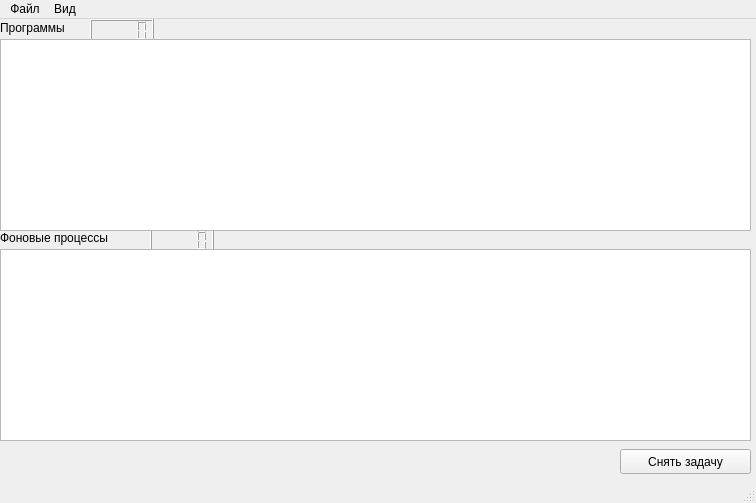
<?xml version="1.0" encoding="UTF-8"?>
<ui version="4.0">
 <class>MainWindow</class>
 <widget class="QMainWindow" name="MainWindow">
  <property name="geometry">
   <rect>
    <x>0</x>
    <y>0</y>
    <width>756</width>
    <height>503</height>
   </rect>
  </property>
  <property name="windowTitle">
   <string>MainWindow</string>
  </property>
  <widget class="QWidget" name="centralWidget">
   <widget class="QPushButton" name="pushButton">
    <property name="geometry">
     <rect>
      <x>620</x>
      <y>430</y>
      <width>131</width>
      <height>25</height>
     </rect>
    </property>
    <property name="text">
     <string>Снять задачу</string>
    </property>
   </widget>
   <widget class="QLabel" name="label">
    <property name="geometry">
     <rect>
      <x>0</x>
      <y>0</y>
      <width>121</width>
      <height>17</height>
     </rect>
    </property>
    <property name="text">
     <string>Программы</string>
    </property>
   </widget>
   <widget class="QLabel" name="label_2">
    <property name="geometry">
     <rect>
      <x>0</x>
      <y>210</y>
      <width>151</width>
      <height>17</height>
     </rect>
    </property>
    <property name="text">
     <string>Фоновые процессы</string>
    </property>
   </widget>
   <widget class="QLCDNumber" name="lcdNumber">
    <property name="geometry">
     <rect>
      <x>90</x>
      <y>0</y>
      <width>64</width>
      <height>23</height>
     </rect>
    </property>
   </widget>
   <widget class="QLCDNumber" name="lcdNumber_2">
    <property name="geometry">
     <rect>
      <x>150</x>
      <y>210</y>
      <width>64</width>
      <height>23</height>
     </rect>
    </property>
   </widget>
   <widget class="QTableView" name="tableView">
    <property name="geometry">
     <rect>
      <x>0</x>
      <y>20</y>
      <width>751</width>
      <height>192</height>
     </rect>
    </property>
   </widget>
   <widget class="QTableView" name="tableView_2">
    <property name="geometry">
     <rect>
      <x>0</x>
      <y>230</y>
      <width>751</width>
      <height>192</height>
     </rect>
    </property>
   </widget>
  </widget>
  <widget class="QStatusBar" name="statusBar"/>
  <widget class="QMenuBar" name="menuBar">
   <property name="geometry">
    <rect>
     <x>0</x>
     <y>0</y>
     <width>756</width>
     <height>22</height>
    </rect>
   </property>
   <widget class="QMenu" name="menu">
    <property name="title">
     <string>Файл</string>
    </property>
    <addaction name="separator"/>
    <addaction name="separator"/>
    <addaction name="actionSetupNewTask"/>
    <addaction name="separator"/>
    <addaction name="actionClose"/>
   </widget>
   <widget class="QMenu" name="menu_2">
    <property name="title">
     <string>Вид</string>
    </property>
    <addaction name="actionUpdate"/>
    <addaction name="separator"/>
    <addaction name="action_7"/>
   </widget>
   <addaction name="menu"/>
   <addaction name="menu_2"/>
  </widget>
  <action name="actionSetupNewTask">
   <property name="icon">
    <iconset theme="SetupNewTask"/>
   </property>
   <property name="text">
    <string>Запустить новую задачу</string>
   </property>
  </action>
  <action name="actionClose">
   <property name="text">
    <string>Выход</string>
   </property>
  </action>
  <action name="actionUpdate">
   <property name="text">
    <string>Обновить сейчас</string>
   </property>
  </action>
  <action name="action_7">
   <property name="text">
    <string>Группировать все</string>
   </property>
  </action>
  <action name="action_8">
   <property name="text">
    <string>Развернуть все</string>
   </property>
  </action>
  <action name="action_9">
   <property name="text">
    <string>свернуть все</string>
   </property>
  </action>
 </widget>
 <layoutdefault spacing="6" margin="11"/>
 <resources/>
 <connections>
  <connection>
   <sender>actionClose</sender>
   <signal>triggered()</signal>
   <receiver>MainWindow</receiver>
   <slot>close()</slot>
   <hints>
    <hint type="sourcelabel">
     <x>-1</x>
     <y>-1</y>
    </hint>
    <hint type="destinationlabel">
     <x>377</x>
     <y>251</y>
    </hint>
   </hints>
  </connection>
 </connections>
</ui>
